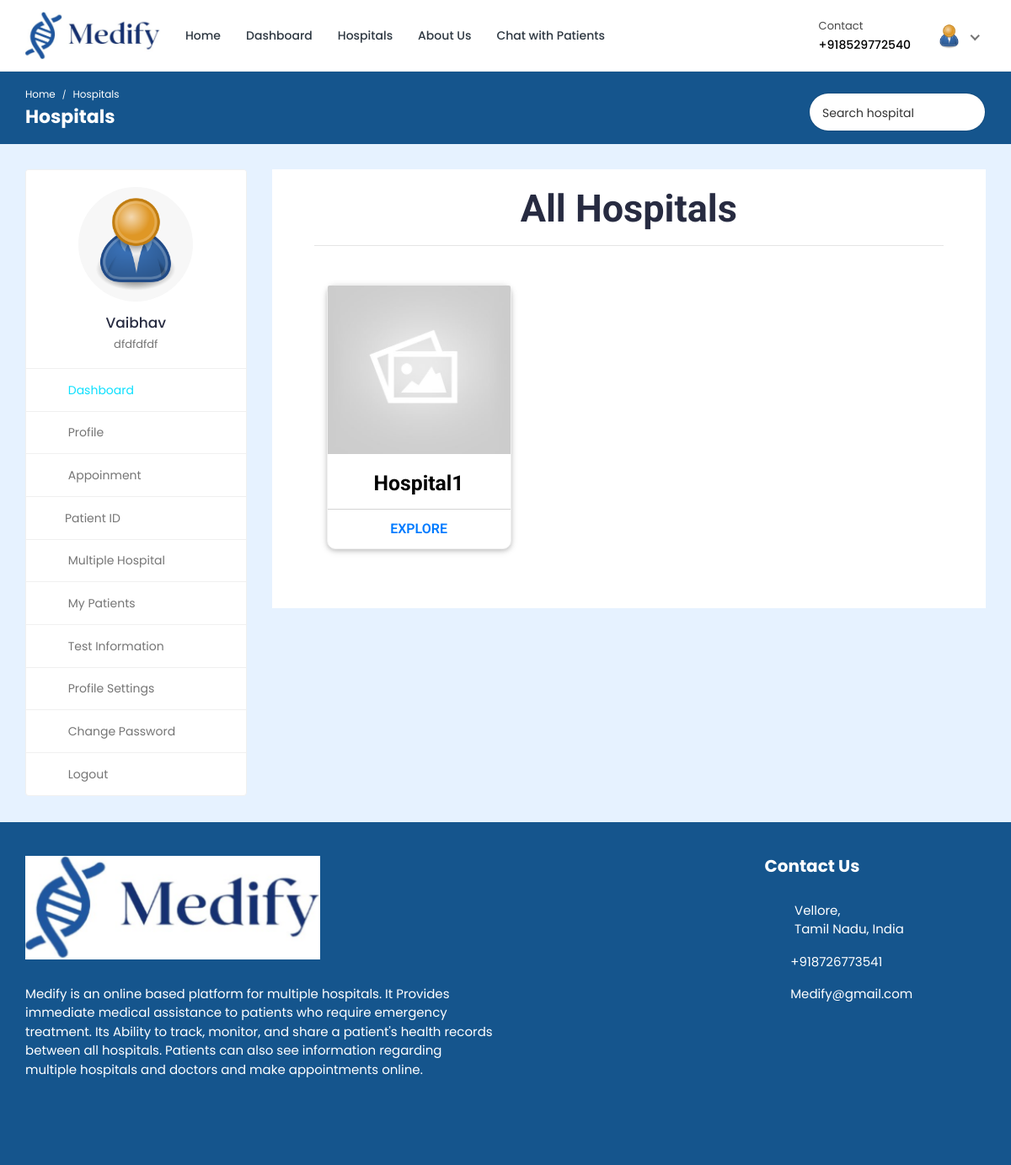
/multiple-hospital/ (signed in), run on the app's committed database.
### doctor/models.py (models this page shows, shortened)
class Doctor_Information(models.Model):
    DOCTOR_TYPE = (
        ('Cardiologists', 'Cardiologists'),
        ('Neurologists', 'Neurologists'),
        ('Pediatricians', 'Pediatricians'),
        ('Physiatrists', 'Physiatrists'),
        ('Dermatologists', 'Dermatologists'),
    )
    doctor_id = models.AutoField(primary_key=True)
    user = models.OneToOneField(User, on_delete=models.CASCADE, null=True, blank=True, related_name='profile')
    name = models.CharField(max_length=200, null=True, blank=True)
    username = models.CharField(max_length=200, null=True, blank=True)
    gender = models.CharField(max_length=200, null=True, blank=True)
    description = models.TextField(max_length=1000, null=True, blank=True)
    department = models.CharField(max_length=200, choices=DOCTOR_TYPE, null=True, blank=True)
    department_name = models.ForeignKey(hospital_department, on_delete=models.SET_NULL, null=True, blank=True)
    specialization = models.ForeignKey(specialization, on_delete=models.SET_NULL, null=True, blank=True)
    featured_image = models.ImageField(upload_to='doctors/', default='doctors/user-default.png', null=True, blank=True)
    certificate_image = models.ImageField(upload_to='doctors_certificate/', default='doctors_certificate/default.png', null=True, blank=True)
    email = models.EmailField(max_length=200, null=True, blank=True)
    phone_number = models.CharField(max_length=200, null=True, blank=True)
    nid = models.CharField(max_length=200, null=True, blank=True)
    visiting_hour = models.CharField(max_length=200, null=True, blank=True)
    consultation_fee = models.IntegerField(null=True, blank=True)
    report_fee = models.IntegerField(null=True, blank=True)
    dob = models.CharField(max_length=200, null=True, blank=True)
    institute = models.CharField(max_length=200, null=True, blank=True)
    degree = models.CharField(max_length=200, null=True, blank=True)
    completion_year = models.CharField(max_length=200, null=True, blank=True)
    work_place = models.CharField(max_length=200, null=True, blank=True)
    designation = models.CharField(max_length=200, null=True, blank=True)
    start_year = models.CharField(max_length=200, null=True, blank=True)
    end_year = models.CharField(max_length=200, null=True, blank=True)
    register_status =  models.CharField(max_length=200, null=True, blank=True)
    hospital_name = models.ForeignKey(Hospital_Information, on_delete=models.SET_NULL, null=True, blank=True)

### hospital_admin/models.py (models this page shows, shortened)
class specialization(models.Model):
    specialization_id = models.AutoField(primary_key=True)
    specialization_name = models.CharField(max_length=200, null=True, blank=True)
    hospital = models.ForeignKey(Hospital_Information, on_delete=models.CASCADE, null=True, blank=True)

### hospital/models.py (models this page shows, shortened)
class Hospital_Information(models.Model):
    HOSPITAL_TYPE = (
        ('private', 'Private hospital'),
        ('public', 'Public hospital'),
    )
    hospital_id = models.AutoField(primary_key=True)
    name = models.CharField(max_length=200, null=True, blank=True)
    address = models.CharField(max_length=200, null=True, blank=True)
    featured_image = models.ImageField(upload_to='hospitals/', default='hospitals/default.png', null=True, blank=True)
    description = models.TextField(null=True, blank=True)
    email = models.EmailField(max_length=200, null=True, blank=True)
    phone_number = models.IntegerField(null=True, blank=True)
    hospital_type = models.CharField(max_length=200, choices=HOSPITAL_TYPE)
    general_bed_no = models.IntegerField(null=True, blank=True)
    available_icu_no = models.IntegerField(null=True, blank=True)
    regular_cabin_no = models.IntegerField(null=True, blank=True)
    emergency_cabin_no = models.IntegerField(null=True, blank=True)
    vip_cabin_no = models.IntegerField(null=True, blank=True)

### hospital/views.py (the view)
# urls.py: path('multiple-hospital/', views.multiple_hospital, name='multiple-hospital'),
@csrf_exempt
@login_required(login_url="login")
def multiple_hospital(request):
    if request.user.is_authenticated:
        if request.user.is_patient:
            patient = Patient.objects.get(user=request.user)
            doctors = Doctor_Information.objects.all()
            hospitals = Hospital_Information.objects.all()
            hospitals, search_query = searchHospitals(request)
            custom_range, hospitals = paginateHospitals(request, hospitals, 3)
            context = {'patient': patient, 'doctors': doctors, 'hospitals': hospitals, 'search_query': search_query, 'custom_range': custom_range}
            return render(request, 'multiple-hospital.html', context)
        elif request.user.is_doctor:
            doctor = Doctor_Information.objects.get(user=request.user)
            hospitals = Hospital_Information.objects.all()
            hospitals, search_query = searchHospitals(request)
            context = {'doctor': doctor, 'hospitals': hospitals, 'search_query': search_query}
            return render(request, 'multiple-hospital.html', context)
    else:
        logout(request)
        messages.error(request, 'Not Authorized')
        return render(request, 'patient-login.html')

### hospital/utils.py (called while the page is built)
def searchHospitals(request):
    search_query = ''
    if request.GET.get('search_query'):
        search_query = request.GET.get('search_query')
    hospitals = Hospital_Information.objects.distinct().filter(Q(name__icontains=search_query))
    return hospitals, search_query

### templates/multiple-hospital.html (shortened to what this page needs)
{% load static %}
<!DOCTYPE html>
<html lang="en">
<head>
	<link rel="stylesheet" href="{% static 'HealthStack-System/css/Normal/bootstrap.min.css' %}">
	<link rel="stylesheet" href="{% static 'HealthStack-System/plugins/Normal/fontawesome/css/fontawesome.min.css' %}">
	<link rel="stylesheet" href="{% static 'HealthStack-System/plugins/Normal/fontawesome/css/all.min.css' %}">
	<link rel="stylesheet" href="{% static 'HealthStack-System/css/Normal/style.css' %}">
	<link rel="stylesheet"href="{% static 'HealthStack-System/css/Normal/hospital.css' %}">
	<link rel="stylesheet"href="{% static 'HealthStack-System/css/Normal/search2.css' %}">
	</head>
	<body>
		<div class="main-wrapper">
			<header class="header">
				{% if user.is_authenticated and user.is_doctor %}
				{% include 'doctor-navbar.html' %}
				{% endif %}
			</header>
			<div class="breadcrumb-bar">
				<div class="container-fluid">
					<div class="row align-items-center">
						<div class="col-md-6 col-6">
							<nav aria-label="breadcrumb" class="page-breadcrumb">
								<ol class="breadcrumb">
									{% if user.is_authenticated and user.is_doctor %}
									<li class="breadcrumb-item"><a href="{% url 'doctor-dashboard' %}">Home</a></li>
									{% endif %}
									<li class="breadcrumb-item active" aria-current="page">Hospitals</li>
								</ol>
							</nav>
							<h2 class="breadcrumb-title">Hospitals</h2>
						</div>
						<div class="col-md-6 col-6 text-right">
							<div class="top-nav-search">
								<form action="{% url 'multiple-hospital' %}" method="GET">
									<input type="text" class="form-control" placeholder="Search hospital" name="search_query" value="{{search_query}}">
									<button class="btn" type="submit"><i class="fa fa-search"></i></button>
								</form>
							</div>
						</div>
					</div>
				</div>
			</div>
			<div class="content">
				<div class="container-fluid">
					<div class="row">
						<div class="col-md-5 col-lg-4 col-xl-3 theiaStickySidebar">
							<div>
								{% if user.is_authenticated and user.is_doctor %}
								{% include 'doctor-sidebar.html' %}
								{% endif %}
							</div>
						</div>
						<div class="col-md-7 col-lg-8 col-xl-9">
							<section class="wrapper" style="height: 0px;">
								<div class="container-fostrap" style="padding-top: 0px;">
									<h1 class="card-title" style="text-align: center;font-size: 45px;">All Hospitals</h1>
									<hr>
									<div class="content">
										<div class="container">
											<div class="row">
												{% for hospital in hospitals %}
												<div class="col-xs-12 col-sm-4">
													<div class="card">
														<a class="img-card" href="#">
														<img src="{{hospital.featured_image.url}}" />
													  </a>
														<div class="card-content">
															<h4 class="card-title">
																<a href="#"> {{hospital.name}}
															  </a>
															</h4>
														</div>
														<div class="card-read-more">
															<a href="{% url 'hospital-profile' pk=hospital.hospital_id %}" class="btn btn-link btn-block">
																Explore
															</a>
														</div>
													</div>
												</div>
												{% endfor %}
											</div>
										</div>
									</div>
								</div>
							</section>
						</div>
					</div>
				</div>
			</div>
			{% include 'footer.html' %}
		</div>
	</body>
</html>

### templates/doctor-navbar.html (shortened to what this page needs)
{% load static %}
<nav class="navbar navbar-expand-lg header-nav">
  <div class="navbar-header">
    <a href="{% url 'hospital_home'%}" class="navbar-brand logo">
      <img
        src="{% static 'HealthStack-System/images/Normal/logo.png' %}"
        class="img-fluid"
        alt="Logo"
      />
    </a>
  </div>
  <div class="main-menu-wrapper">
    <ul class="main-nav">
      <li>
        <a href="{% url 'hospital_home'%}">Home</a>
      </li>
      <li>
        <a href="{% url 'doctor-dashboard'%}">Dashboard</a>
      </li>
      <li><a href="{% url 'multiple-hospital' %}" style="text-decoration: none;">Hospitals</a></li>
      <li>
        <a href="{% url 'about-us'%}">About Us</a>
      </li>
      <li>
        <a href="{% url 'chat-home' pk=user.id %}">Chat with Patients</a>
      </li>
    </ul>
  </div>
  <ul class="nav header-navbar-rht">
    <li class="nav-item contact-item">
      <div class="header-contact-img">
        <i class="far fa-hospital"></i>
      </div>
      <div class="header-contact-detail">
        <p class="contact-header">Contact</p>
        <p class="contact-info-header">+91{{doctor.phone_number}}</p>
      </div>
    </li>
    <li class="nav-item dropdown has-arrow logged-item">
      <a href="#" class="dropdown-toggle nav-link" data-toggle="dropdown">
        <span class="user-img">
          <img
            class="rounded-circle"
            src="{{ doctor.featured_image.url }}"
            width="31"
            alt="Darren Elder"
          />
        </span>
      </a>
    </li>
  </ul>
</nav>

### templates/doctor-sidebar.html (shortened to what this page needs)
{% load static %}
<div class="profile-sidebar">
  <div class="widget-profile pro-widget-content">
    <div class="profile-info-widget">
      <a href="#" class="booking-doc-img">
        <img
          src="{{ doctor.featured_image.url }}"
          alt="User Image"
        />
      </a>
      <div class="profile-det-info">
        <h3>{{ doctor.name }}</h3>
        <div class="patient-details">
          <h5 class="mb-0">{{doctor.specialization.specialization_name}}</h5>
        </div>
      </div>
    </div>
  </div>
  <div class="dashboard-widget">
    <nav class="dashboard-menu sidebar">
      <ul>
        <li class="active">
          <a href="{% url 'doctor-dashboard' %}">
            <i class="fas fa-columns"></i>
            <span>Dashboard</span>
          </a>
        </li>
        <li>
        <a href="{% url 'doctor-profile' pk=doctor.doctor_id %}">
          <i class="fas fa-user"></i>
          <span>Profile</span>
        </a>
      </li>
        <li>
          <a href="{% url 'appointments'%}">
            <i class="fas fa-user-circle"></i>
            <span>Appoinment</span>
          </a>
        </li>
        <li class="nav-item has-submenu">
            <a href="#" class="nav-link"><i class="fas fa-search"></i><span>Patient ID</span></a>
        </li>
        <li>
          <a href="{% url 'multiple-hospital' %}">
            <i class="fas fa-hospital"></i>
            <span>Multiple Hospital</span>
          </a>
      </li>
        <li>
          <a href="{% url 'my-patients' %}">
            <i class="fas fa-user-injured"></i>
            <span>My Patients</span>
          </a>
        </li>
        <li>
          <a href="{% url 'doctor-test-list'%}" target="_blank">
            <i class="fas fa-hourglass-start"></i>
            <span>Test Information</span>
          </a>
        </li>
        <li>
          <a
            href="{% url 'doctor-profile-settings' %}"
          >
            <i class="fas fa-user-cog"></i>
            <span>Profile Settings</span>
          </a>
        </li>
        <li>
          <a href="{% url 'doctor-change-password' pk=user.id%}">
            <i class="fas fa-lock"></i>
            <span>Change Password</span>
          </a>
        </li>
        <li>
          <a href="{% url 'doctor-logout'%}">
            <i class="fas fa-sign-out-alt"></i>
            <span>Logout</span>
          </a>
        </li>
      </ul>
    </nav>
  </div>
</div>

### static/HealthStack-System/css/Normal/hospital.css (style rules this page uses)
.wrapper { display: table; height: 100%; width: 100%; }
.container-fostrap { -moz-box-sizing: border-box; box-sizing: border-box; height: 100%; width: 100%; background: #FFF; font-family: 'Roboto', sans-serif; font-weight: 400; display: table-cell; padding: 50px; text-align: center; vertical-align: middle; }
.card { display: block; margin-bottom: 20px; line-height: 1.42857143; background-color: #fff; border-radius: 10px; box-shadow: 0 2px 5px 0 rgba(0,0,0,0.16),0 2px 10px 0 rgba(0,0,0,0.12); transition: box-shadow .25s; }
.img-card { width: 100%; height:200px; border-top-left-radius:2px; border-top-right-radius:2px; display:block; overflow: hidden; }
.img-card img { width: 100%; height: 200px; object-fit:cover; transition: all .25s ease; }
.card-title { margin-top:0px; font-weight: 700; font-size: 1.65em; text-align: center; padding-top: 20px; }
.card-title a { color: #000; text-decoration: none !important; }
.card-read-more { border-top: 1px solid #D4D4D4; }
.card-read-more a { text-decoration: none !important; padding:10px; font-weight:600; text-transform: uppercase }

### static/HealthStack-System/css/Normal/search2.css (style rules this page uses)
.top-nav-search { float: right; margin-left: 15px; }
.top-nav-search form { margin-top: 10px; position: relative; width: 210px; }
.top-nav-search .form-control { border-color: rgba(0, 0, 0, 0.1); border-radius: 50px; color: #333; height: 40px; padding: 10px 50px 10px 15px; }
.top-nav-search .btn { background-color: transparent; border-color: transparent; color: #333; min-height: 40px; padding: 7px 15px; position: absolute; right: 0; top: 0; }
.top-nav-search .form-control::placeholder { color: #333; }

### data on the page
Doctor_Information: phone_number "8529772540", featured_image (placeholder picture), name "Vaibhav", specialization.specialization_name "dfdfdfdf"
Hospital_Information: featured_image (placeholder picture), name "Hospital1"
